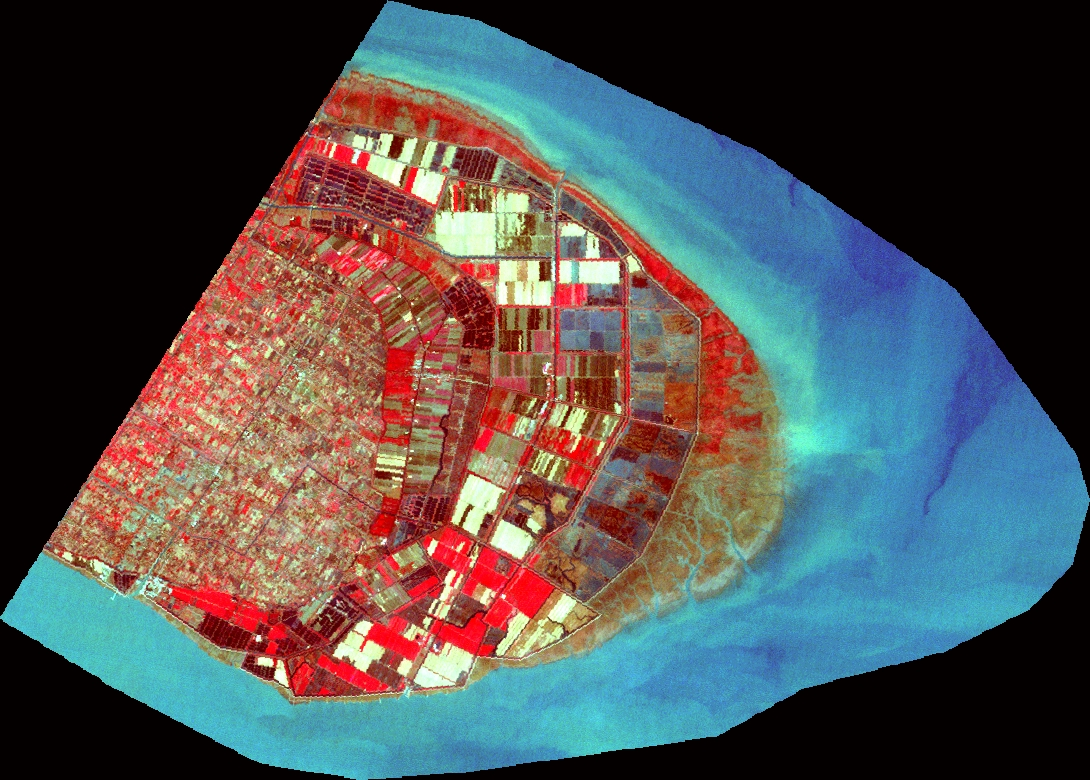
%> input picture 无监督聚类算法/c模糊聚类/tm2005mask.jpg, 1090 x 780 px
$ octave C_Means.m   (GNU Octave 9; MATLAB toolbox functions it lacks are replaced by stand-ins)
%> lines starting %> are read from the running program, lines starting %| are printed output that depends on the picture; in (x1, y1, x2, y2) boxes, pixels count from 0 and x2, y2 are one past the last pixel; in counts of white or black regions, pixels touching at a corner belong together; the program's own positions count from 1; long printed decimals are rounded
### 无监督聚类算法/c模糊聚类/cm.m
%% 基于C-Means聚类算法:cm函数function [center, U, obj_fcn] = cm(data, cluster_n)
% 编程思想来源于FCM编程过程
% 输入参量说明：data是输入数据，行是像元个数，列是维数即聚类类别数，cluster_n是需要聚类的类数
% 输出参量说明：center最终迭代的聚类中心，U是最终迭代后的硬划分矩阵，obj_fcn是迭代过程中的目标函数
function [center, U, obj_fcn] = cm(data, cluster_n)
data_n = size(data, 1);
in_n = size(data, 2);

% 设置最大迭代次数，迭代结束的阈值，显示每次迭代过程
options = [100;	    % max. number of iteration
		   1e-5;	% min. amount of improvement
		   1];	    % info display during iteration

max_iter = options(1);		% Max. iteration
min_impro = options(2);		% Min. improvement
display = options(3);		% Display info or not

obj_fcn = zeros(max_iter, 1);	% Array for objective function
U = initcm(cluster_n, data_n);	% Initial fuzzy partition
% Main loop
for i = 1:max_iter,
	[U, center, obj_fcn(i)] = stepcm(data, U, cluster_n);
	if display,
		fprintf('Iteration count = %d, obj. fcn = %f\n', i, obj_fcn(i));
	end
	% check termination condition
	if i > 1,
		if abs(obj_fcn(i) - obj_fcn(i-1)) < min_impro, break; end,
	end
end

iter_n = i;	% Actual number of iterations
obj_fcn(iter_n+1:max_iter) = [];

### 无监督聚类算法/c模糊聚类/stepcm.m
function [U_new, center, obj_fcn] = stepcm(data, U, cluster_n)
 % 通过迭代运算计算每一次迭代的聚类中心和距离矩阵（每一个像元离聚类中心的欧式距离）

center = U*data./((ones(size(data, 2), 1)*sum(U'))'); % new center
dist = distcm(center, data);                          % fill the distance matrix
obj_fcn = sum(sum((dist.^2).*U));                     % objective function
%就是将距离矩阵转换成硬划分矩阵（就是每个像元开始是按距离隶属于每一个聚类中心）
%下面这样转换的目的是为每一次聚类求得聚类中心打基础
col_sum = min(dist);           % 计算每次迭代后的距离划分矩阵，然后求其每一列的最小值（说明离某个聚类中心最近）
m = cluster_n;
temp = repmat(col_sum, m, 1);  %repmat函数就是按指定的值（m*1）进行复制
U = dist;
U(U>temp)=0;                   %对应矩阵比较小于的就赋值为零
U(U==temp)=1;                  %对应矩阵比较大于的就赋值为1
U_new = U;

### 无监督聚类算法/c模糊聚类/initcm.m
function U = initcm(cluster_n, data_n)
%  初始化一个随机U，将其转换成硬划分矩阵，为后面确定初始聚类中心做准备
U = rand(cluster_n, data_n);
col_sum = min(U); % 对产生的随机矩阵每列求最小值
m = cluster_n;
temp = repmat(col_sum, m, 1);  %  repmat函数就是按指定的值（m*1）进行复制
U(U>temp)=0;    %对应矩阵比较小于的就赋值为零
U(U==temp)=1;   %对应矩阵比较大于的就赋值为1

### 无监督聚类算法/c模糊聚类/distcm.m
function out = distcm(center, data)

% 计算每次迭代后的距离（每一个像元离距离中心的欧式距离）
out = zeros(size(center, 1), size(data, 1));
% fill the output matrix

if size(center, 2) > 1,
    for k = 1:size(center, 1),
	out(k, :) = sqrt(sum(((data-ones(size(data, 1), 1)*center(k, :)).^2)'));
    end
else	% 1-D data
    for k = 1:size(center, 1),
	out(k, :) = abs(center(k)-data)';
    end
end

### 无监督聚类算法/c模糊聚类/C_Means.m
%% 基于C-Means聚类算法对进行分类
% 主程序中调用C-means聚类的函数完成：function [center,U,objFcn] = cm(data, cluster_n);
% 主要分为四个基本步骤：
% 第一步是输入数据准备
% 第二步是初始化聚类中心
% 第三步是每一次迭代过程中计算新的聚类中心和距离划分矩阵
% 第四步是将最终聚类得到的距离划分矩阵转换成类别标签矩阵

clear all;  clc;
close all;
I = imread('tm2005mask.jpg');
%> I is the input picture: size 780x1090x3 uint8; mean R, G, B 80.2, 79.3, 79.7
I = double(I);
%> I: size 780x1090x3 double
[ra,ca,layers_num]=size(I);
%> ra = 780; ca = 1090; layers_num = 3
TM1 = I(:,:,1); %Blue
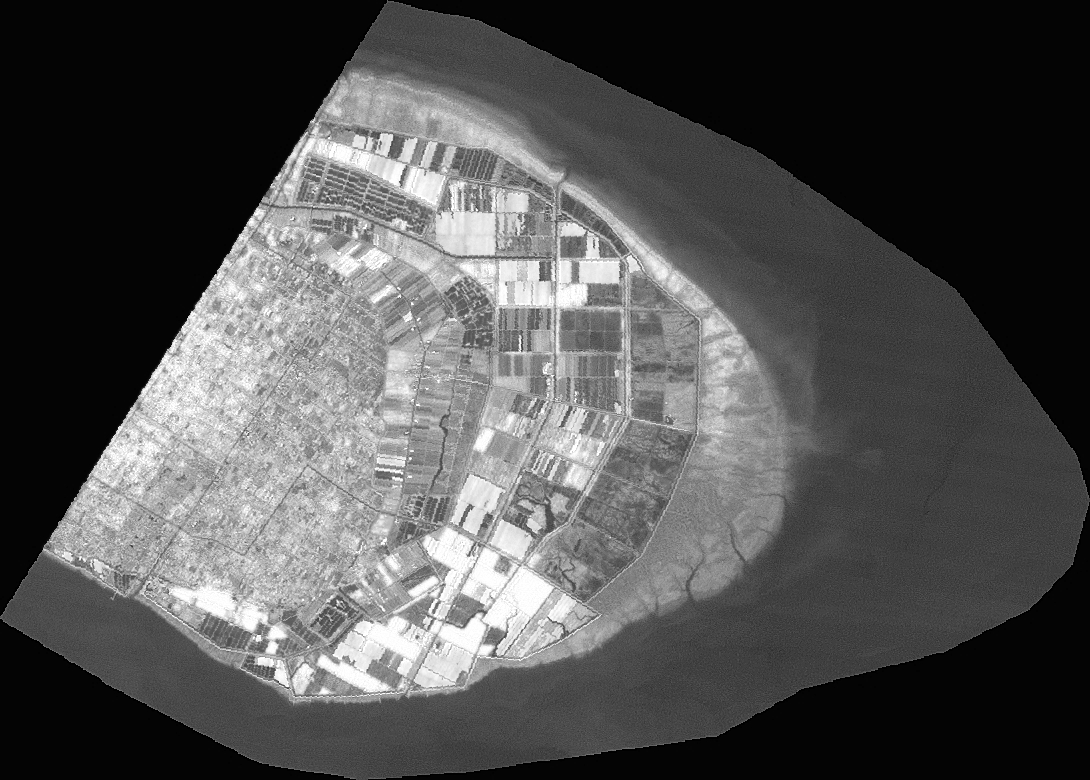
%> TM1: size 780x1090 double; min 0, max 255, mean 80.2
TM2 = I(:,:,2); %Green
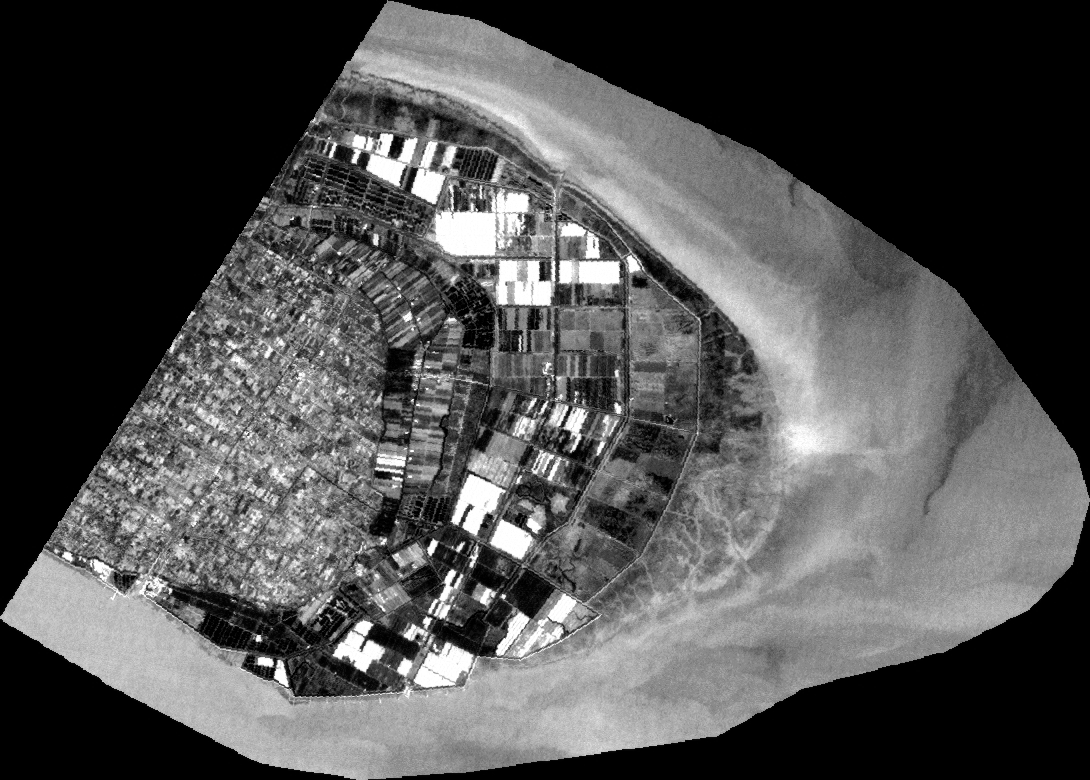
%> TM2: size 780x1090 double; min 0, max 255, mean 79.3
TM3 = I(:,:,3); %Red
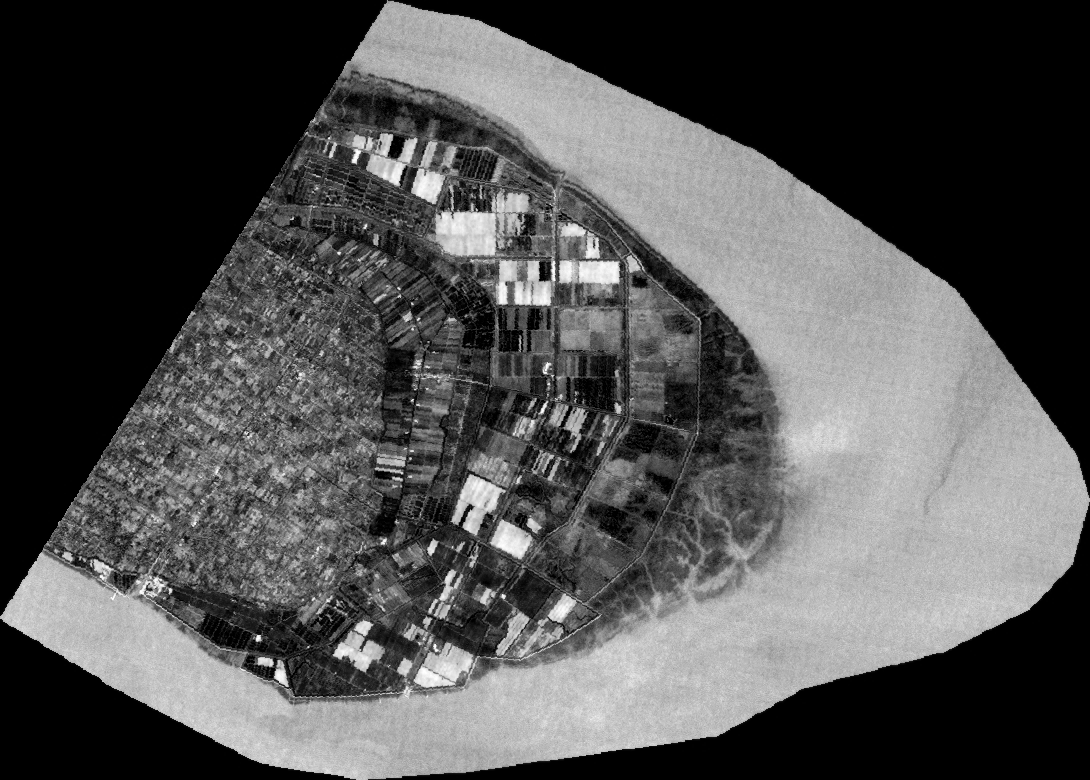
%> TM3: size 780x1090 double; min 0, max 255, mean 79.7
% [4 lines of commented-out code are left out]
feature_layers=cat(3,TM3,TM1,TM2);
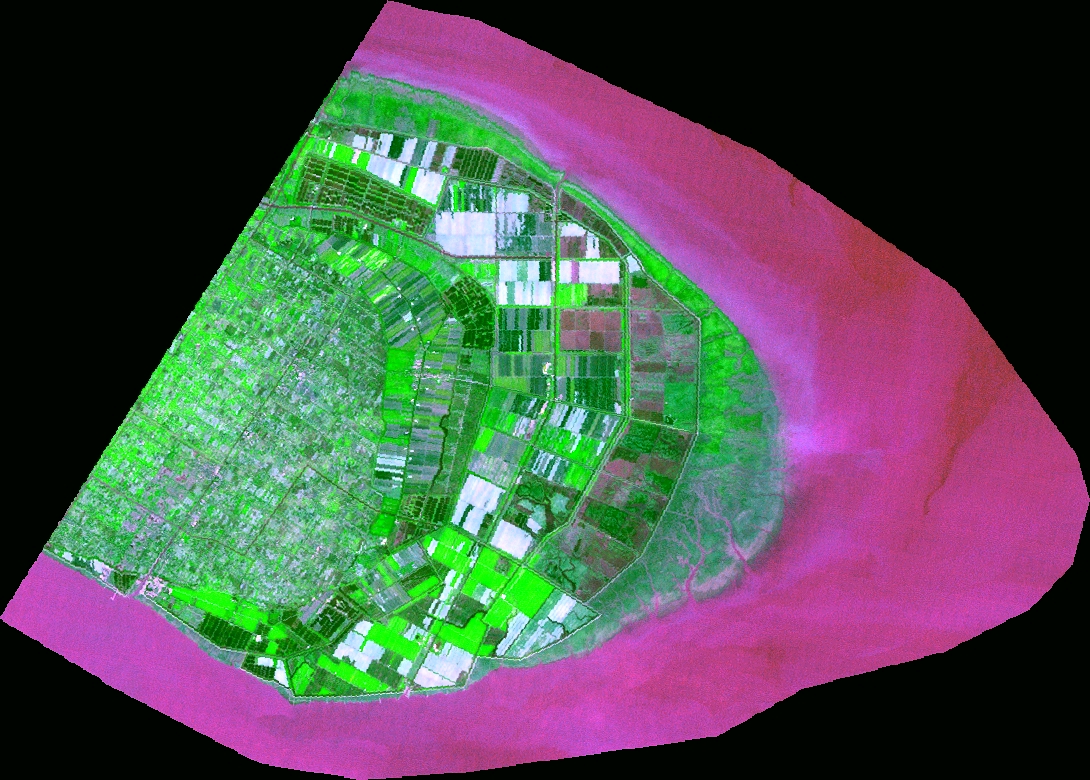
%> feature_layers: size 780x1090x3 double; mean R, G, B 79.7, 80.2, 79.3
cmdata=[];
celldata=cell(3,1);
for i=1:3
    celldata{i,1}=feature_layers(:,:,i);
    cmdata(:,i)=celldata{i,1}(:);
end
%> after the loop, celldata = 3 items
[center,U,objFcn] = cm(cmdata,2);  %进行模糊C均值聚类
%> in cm, `data_n = size(data, 1);`: data_n = 850200
%> in cm, `in_n = size(data, 2);`: in_n = 3
%> the loop in cm, `for i = 1:max_iter,` made 18 passes
%> (obj_fcn in stepcm, center) on passes 1 to 12: (1.48e+10, [79.78 80.16 79.27; 79.68 80.24 79.26]), (8.31e+09, [179.9 85.47 157.8; 32.51 77.72 42.25]), (6.3e+09, [164.6 108.6 156.3; 18.76 59.78 23.93]), (5.66e+09, [153 116.5 149; 11.42 46.39 14.21]), (5.42e+09, [146.2 120.3 143.7; 7.5 36.69 9.29]), (5.31e+09, [141.7 122.7 139.8; 5.24 29.15 6.6]), (5.24e+09, [138.3 124.5 136.6; 3.75 22.81 4.91]), (5.22e+09, [136.3 125.2 134.8; 2.91 19.07 3.83]), (5.21e+09, [135.3 125.5 133.9; 2.48 17.25 3.26]), (5.21e+09, [134.8 125.6 133.5; 2.3 16.44 3.01]), (5.21e+09, [134.6 125.6 133.4; 2.22 16.08 2.9]), (5.21e+09, [134.6 125.6 133.3; 2.19 15.94 2.86])
%| Iteration count = 1, obj. fcn = 14815230657.348
%| Iteration count = 2, obj. fcn = 8311108861.103
%| Iteration count = 3, obj. fcn = 6299634170.280
%| Iteration count = 4, obj. fcn = 5657426160.996
%| Iteration count = 5, obj. fcn = 5416787135.552
%| Iteration count = 6, obj. fcn = 5307220275.547
%| Iteration count = 7, obj. fcn = 5242972686.579
%| Iteration count = 8, obj. fcn = 5215882811.846
%> (further printed lines are left out)
%> after the loop in cm, `for i = 1:max_iter,`: obj_fcn = 100 values, max 1.48e+10 at index 1, min 0 at index 19, mean 1.08e+09
%> center = [134.5 125.7 133.2; 2.16 15.83 2.82]; objFcn = 18 values, max 1.48e+10 at index 1, min 5.21e+09 at index 17, mean 6.02e+09
[maxU,label]=max(U);
cla_label=reshape(label,ra,ca);    %分类标签矩阵
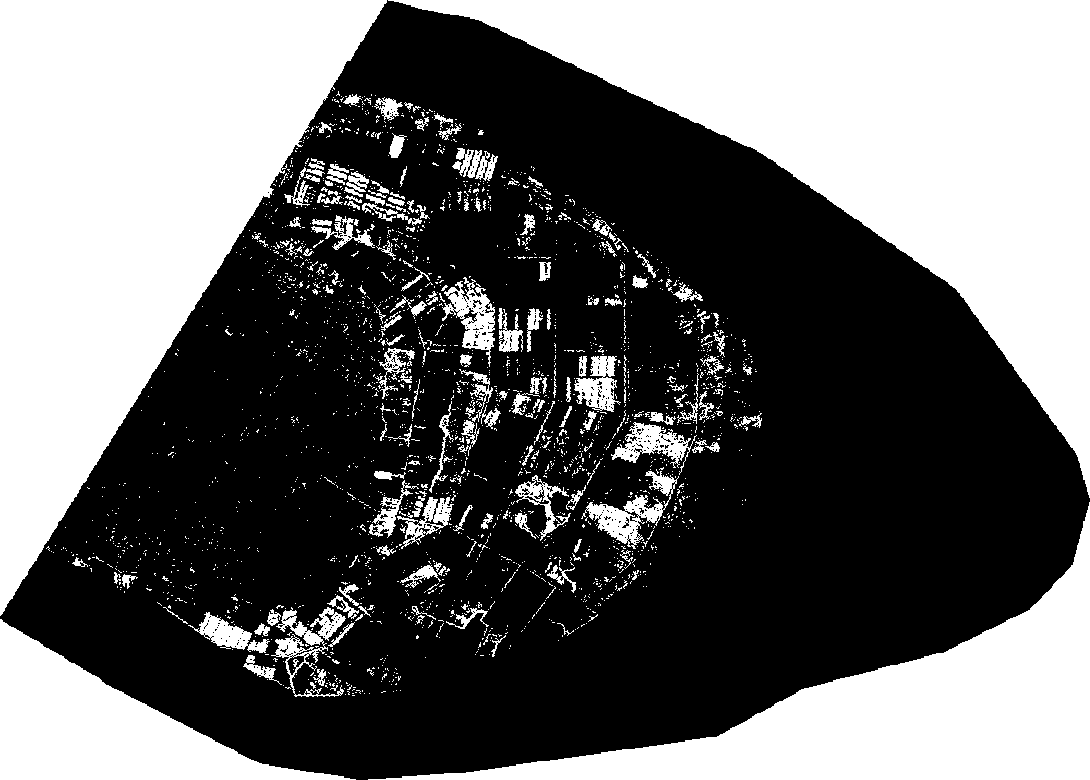
%> cla_label: size 780x1090 double; values 1 (black) and 2 (white), 41.4% white; 2416 white regions (2222 under 20 px), largest, box (x1, y1, x2, y2) and area: (388, 0, 1090, 498) 119868, (0, 0, 387, 616) 119650, (368, 502, 1090, 780) 53432
figure(3)
imshow(mat2gray(cla_label));
title('影像分类结果')
hold on
